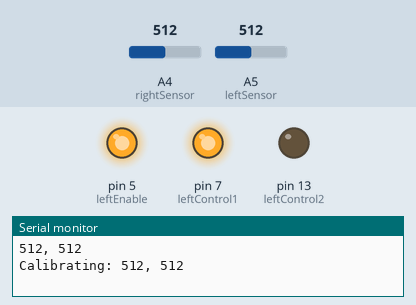
Simulated run of this sketch. Board: Arduino Uno, built with avr-gcc and run on an emulated ATmega328P. Shown: output pins drawn as LEDs (lit = HIGH), the last lines printed to the serial monitor. The test bench sets the inputs (shaded band); at power-on: A5 (leftSensor) = 512, A4 (rightSensor) = 512.

Above: at 0.1 s.
At 4.2 s:
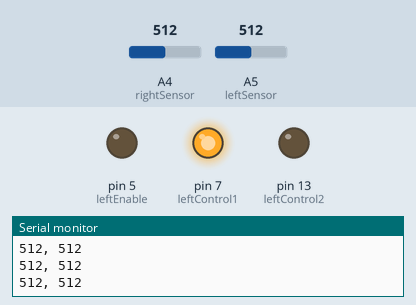
4.3 s: A5 (leftSensor) set to 599
5.8 s: A5 (leftSensor) set to 630
At 7.2 s:
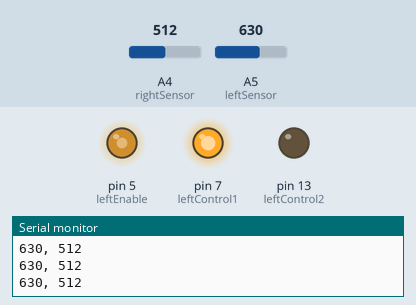
Timing chart, 0 to 8.8 s (numbered marks = the images above; inputs shaded):
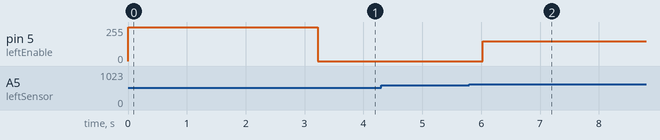

The sketch:

navigation.ino
```cpp
int leftSensor = A5;
int rightSensor = A4;

int leftLED = 10;
int rightLED = 11;

int leftControl1 = 7;
int leftControl2 = 13;
int leftEnable = 5;

//int rightControl1 = 8;
//int rightControl2 = 12;
//int rightEnable = 6;

int whiteLeft = 0;
int whiteRight = 0;
int leftSensorValue = 0;
int rightSensorValue = 0;

int time;

void setup() {
  Serial.begin(9600);
  pinMode(leftSensor, INPUT);
  pinMode(rightSensor, INPUT);

  pinMode(leftControl1, OUTPUT);
  pinMode(leftControl2, OUTPUT);
  pinMode(leftEnable, OUTPUT);

//  pinMode(rightControl1, OUTPUT);
//  pinMode(rightControl2, OUTPUT);
//  pinMode(rightEnable, OUTPUT);


  digitalWrite(leftEnable, HIGH);
  digitalWrite(leftControl1, HIGH);
  digitalWrite(leftControl2, LOW);

//  analogWrite(rightEnable, 150);
//  digitalWrite(rightControl1, HIGH);
//  digitalWrite(rightControl2, LOW);

  calibrate();
}

void loop(){
  leftSensorValue = analogRead(leftSensor);
  rightSensorValue = analogRead(rightSensor);

  Serial.print(leftSensorValue);
  Serial.print(", ");
  Serial.println(rightSensorValue);
  delay(200);

  if (leftSensorValue > whiteLeft + 100){
    analogWrite(leftEnable, 150);
    digitalWrite(leftLED, HIGH);
  }
  else{
    digitalWrite(leftEnable, LOW);
    digitalWrite(leftLED, LOW);
  }
//
//  if (rightSensorValue > whiteRight + 100){
//    analogWrite(rightEnable, 0);
//    digitalWrite(rightLED, HIGH);
//  }
//  else{
//    analogWrite(rightEnable, 50);
//    digitalWrite(rightLED, LOW);
//  }
}

void calibrate(){
  whiteLeft = analogRead(leftSensor);
  whiteRight = analogRead(rightSensor);
  Serial.print(whiteLeft);
  Serial.print(", ");
  Serial.print(whiteRight);
  Serial.print("\n");

  time = millis();
  while ((millis() - time) < 3000) {
    leftSensorValue = analogRead(leftSensor);
    rightSensorValue = analogRead(rightSensor);
    whiteLeft = (whiteLeft + leftSensorValue ) / 2;
    whiteRight = (whiteRight + rightSensorValue ) / 2;
    Serial.print("Calibrating: ");
    Serial.print(leftSensorValue);
    Serial.print(", ");
    Serial.print(rightSensorValue);
    Serial.print("\n");
    delay(100);
  }

  Serial.print("whiteleft");
  Serial.print(whiteLeft);
  Serial.print("\t whiteright");
  Serial.print(whiteRight);
  Serial.print("\n");
}
```

Measured:
- the behaviour switches between 612 and 613 on A5 (leftSensor) (found by bisection; images 1 and 2)
- after the input at 5.8 s, pin 5 (leftEnable): 0/255 → 150/255 after 0.23 s
